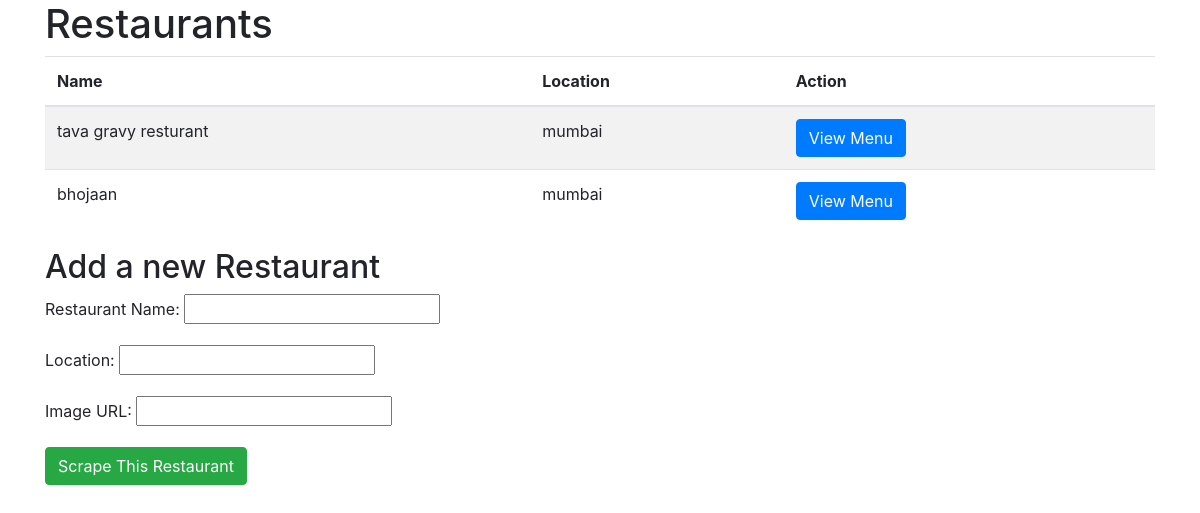
The page / on the database its author committed.
### restaurants/models.py (models this page shows, shortened)
class Restaurant(models.Model):
    name = models.CharField(max_length=100)
    location = models.CharField(max_length=100)

### restaurants/views.py (the view)
# urls.py: path('', restaurant_list, name='restaurant_list'),
def restaurant_list(request):
    restaurants = Restaurant.objects.all()
    form = RestaurantForm()
    return render(request, 'restaurant_list.html', {'restaurants': restaurants, 'form': form})

### restaurants/forms.py
class RestaurantForm(forms.Form):
    name = forms.CharField(label='Restaurant Name', max_length=100)
    location = forms.CharField(label='Location', max_length=100)
    image_url = forms.URLField(label='Image URL')

### restaurants/templates/restaurant_list.html (shortened to what this page needs)
{% load static %}
<!DOCTYPE html>
<html lang="en">
  <head>
    <link
      rel="stylesheet"
      href="https://stackpath.bootstrapcdn.com/bootstrap/4.5.2/css/bootstrap.min.css"
    />
  </head>
  <body>
    <div class="container">
      <h1>Restaurants</h1>
      <div class="restaurant-list">
        <table id="restaurant-table" class="table table-striped">
          <thead>
            <tr>
              <th>Name</th>
              <th>Location</th>
              <th>Action</th>
            </tr>
          </thead>
          <tbody>
            {% for restaurant in restaurants %}
            <tr>
              <td>{{ restaurant.name }}</td>
              <td>{{ restaurant.location }}</td>
              <td>
                <a
                  href="/restaurant_detail/{{ restaurant.id }}/"
                  class="btn btn-primary"
                  >View Menu</a
                >
              </td>
            </tr>
            {% endfor %}
          </tbody>
        </table>
      </div>
      <h2>Add a new Restaurant</h2>
      <form id="add-restaurant-form" method="post" action="/scrape/">
        {% csrf_token %} {{ form.as_p }}
        <button type="submit" class="btn btn-success">
          Scrape This Restaurant
        </button>
      </form>
    </div>
  </body>
</html>

### restaurants/templates/restaurant_list.html (style rules this page uses)
.restaurant-list { max-height: 50vh; overflow-y: auto; }

### rows shown on the page
Restaurant: name "tava gravy resturant", location "mumbai"
Restaurant: name "bhojaan", location "mumbai"
